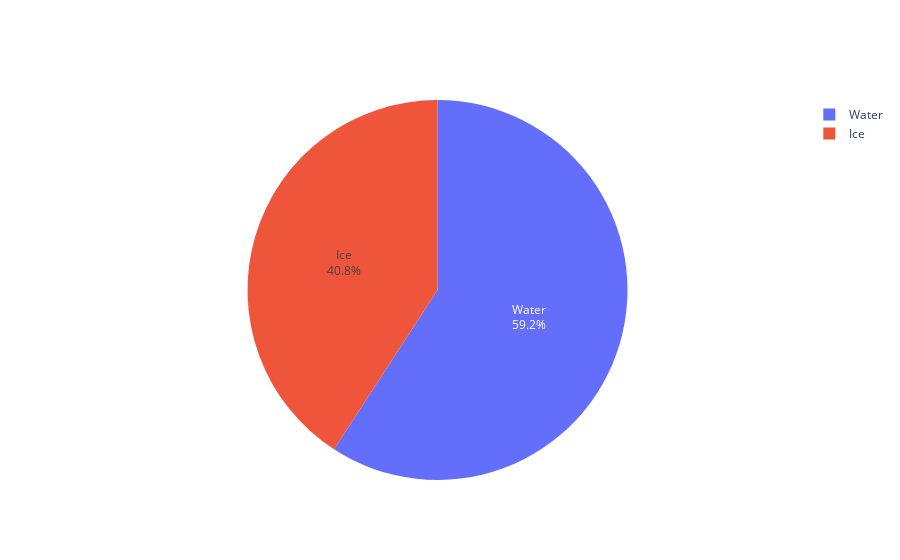

Source (notebook cell):
### Code cell
pure_match('Ice','Water')

### Figure 1 — Plotly figure (JSON) as saved in the notebook; plotly's stock layout.template omitted (floating-point values rounded to 4 significant figures)
{"data": [{"labels": ["Ice", "Water"], "textinfo": "label+percent", "type": "pie", "values": [49, 71]}], "layout": {}}
